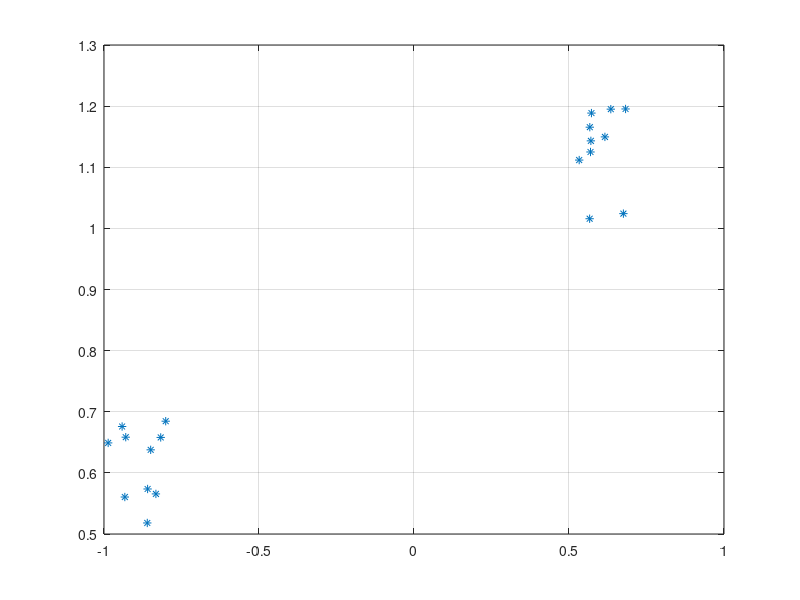

Here is the MATLAB script that generated this plot:
c1 = (rand(2,10)*.2)+repmat([-1;0.5],1,10);
c2 = (rand(2,10)*.2)+repmat([0.5;1],1,10);
a = [c1 c2];
plot (a(1,:),a(2,:),'*')
grid on